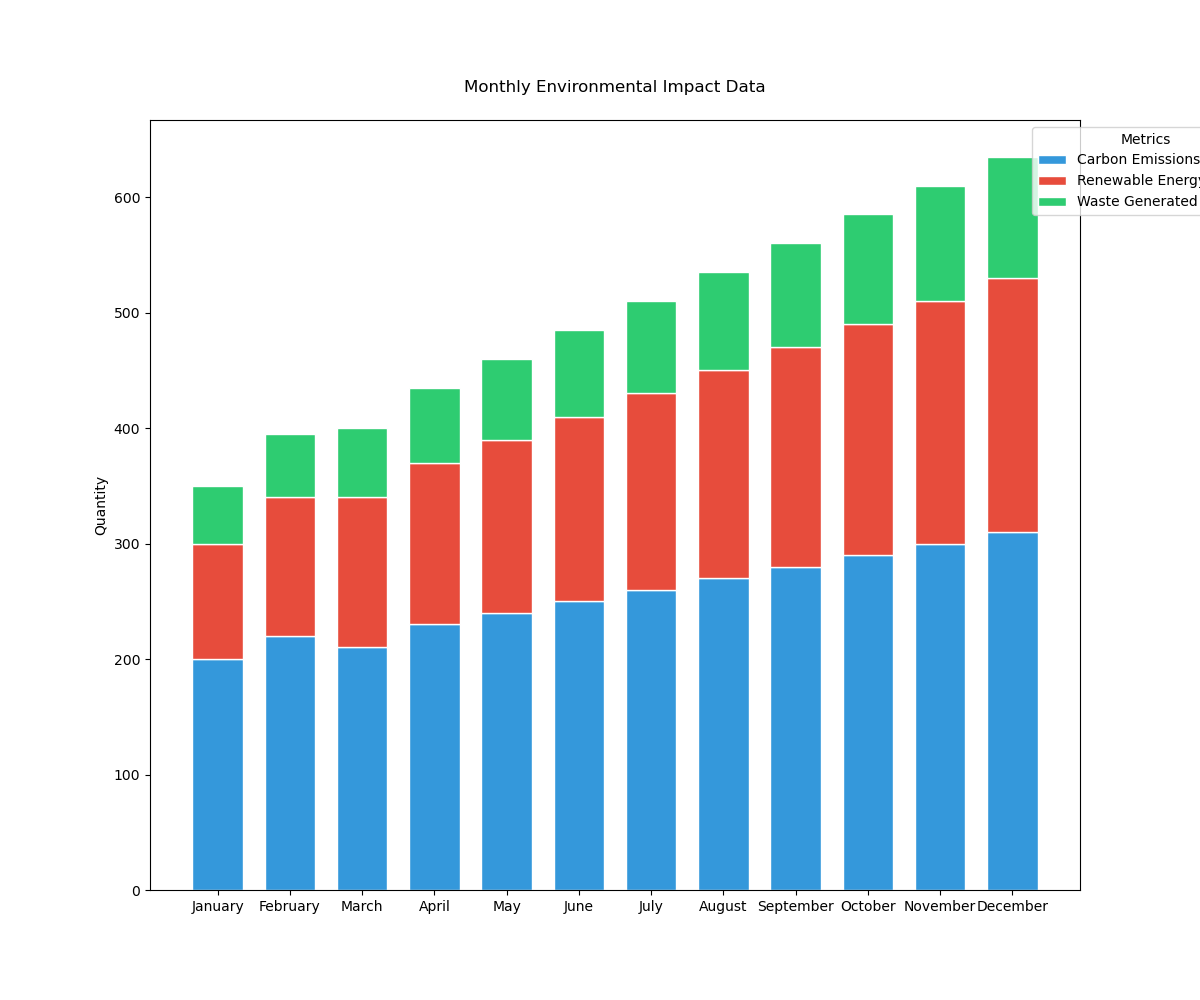

Here is the Python script that generated this plot:

import matplotlib.pyplot as plt

# Data points
months = ['January', 'February', 'March', 'April', 'May', 'June', 'July', 'August', 'September', 'October', 'November', 'December']
carbon_emissions = [200, 220, 210, 230, 240, 250, 260, 270, 280, 290, 300, 310]
renewable_energy_usage = [100, 120, 130, 140, 150, 160, 170, 180, 190, 200, 210, 220]
waste_generated = [50, 55, 60, 65, 70, 75, 80, 85, 90, 95, 100, 105]

fig, ax = plt.subplots(figsize=(12, 10))

# Stacked bar chart with custom colors and horizontal orientation
bars_ce = plt.bar(months, carbon_emissions, color='#3498DB', edgecolor='white', width=0.7, label='Carbon Emissions')
bars_reu = plt.bar(months, renewable_energy_usage, bottom=carbon_emissions, color='#E74C3C', edgecolor='white', width=0.7, label='Renewable Energy Usage')
bars_wg = plt.bar(months, waste_generated, bottom=[i+j for i,j in zip(carbon_emissions, renewable_energy_usage)], color='#2ECC71', edgecolor='white', width=0.7, label='Waste Generated')

# Customizing the axes and title
ax.set_ylabel('Quantity')
ax.set_title('Monthly Environmental Impact Data', pad=20)
ax.set_xticks(range(len(months)), labels=months)
ax.legend(loc='upper right', bbox_to_anchor=(1.2, 1), title='Metrics')

# Padding between the end of the bars and the edge of the figure
plt.margins(x=0.05)

# Display the plot
plt.show()
